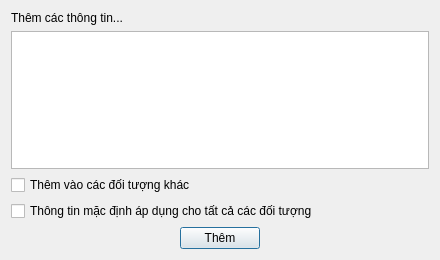
<?xml version="1.0" encoding="UTF-8"?>
<ui version="4.0">
 <class>AddParamsDialog</class>
 <widget class="QDialog" name="AddParamsDialog">
  <property name="geometry">
   <rect>
    <x>0</x>
    <y>0</y>
    <width>440</width>
    <height>260</height>
   </rect>
  </property>
  <property name="windowTitle">
   <string>Thêm thông tin</string>
  </property>
  <layout class="QGridLayout" name="gridLayout_2">
   <item row="6" column="0">
    <layout class="QHBoxLayout" name="horizontalLayout">
     <item>
      <spacer name="horizontalSpacer">
       <property name="orientation">
        <enum>Qt::Horizontal</enum>
       </property>
       <property name="sizeHint" stdset="0">
        <size>
         <width>40</width>
         <height>20</height>
        </size>
       </property>
      </spacer>
     </item>
     <item>
      <widget class="QPushButton" name="btnAdd">
       <property name="text">
        <string>Thêm</string>
       </property>
      </widget>
     </item>
     <item>
      <spacer name="horizontalSpacer_2">
       <property name="orientation">
        <enum>Qt::Horizontal</enum>
       </property>
       <property name="sizeHint" stdset="0">
        <size>
         <width>40</width>
         <height>20</height>
        </size>
       </property>
      </spacer>
     </item>
    </layout>
   </item>
   <item row="0" column="0">
    <widget class="QLabel" name="label">
     <property name="text">
      <string>Thêm các thông tin...</string>
     </property>
    </widget>
   </item>
   <item row="1" column="0">
    <widget class="QPlainTextEdit" name="txtParamNames"/>
   </item>
   <item row="3" column="0">
    <widget class="QCheckBox" name="chxApplyAll">
     <property name="text">
      <string>Thêm vào các đối tượng khác</string>
     </property>
    </widget>
   </item>
   <item row="5" column="0">
    <spacer name="verticalSpacer">
     <property name="orientation">
      <enum>Qt::Vertical</enum>
     </property>
     <property name="sizeHint" stdset="0">
      <size>
       <width>20</width>
       <height>40</height>
      </size>
     </property>
    </spacer>
   </item>
   <item row="4" column="0">
    <widget class="QCheckBox" name="chxDefault">
     <property name="text">
      <string>Thông tin mặc định áp dụng cho tất cả các đối tượng</string>
     </property>
    </widget>
   </item>
  </layout>
 </widget>
 <resources/>
 <connections/>
</ui>
